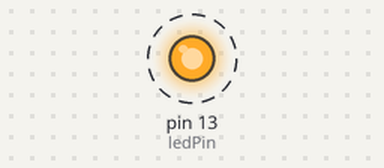
A sketch run on a simulated Arduino Uno, built with avr-gcc and run on an emulated ATmega328P. Shown: output pins drawn as LEDs (lit = HIGH). Dashed ring = blinking. What the sketch prints to the serial monitor is not drawn.

Above: at 0.5 s.
Timing chart, 0 to 4.6 s (numbered marks = the images above):
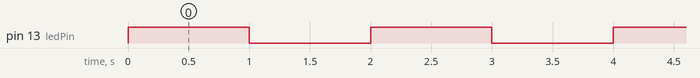

The sketch:

Time.ino
```cpp
#include "Time.h"
#define ledPin 13

timeFormat time;

void setup()
{
  pinMode(ledPin, OUTPUT);
  Serial.begin(9600);      // open the serial port at 9600 bps:
  noInterrupts();           // disable all interrupts
  time.init();
  interrupts();             // enable all interrupts
}

ISR(TIMER1_COMPA_vect)          // timer compare interrupt service routine
{
  time.incrementSecond();
  digitalWrite(ledPin, digitalRead(ledPin) ^ 1);   // toggle LED pin
}

void loop()
{
  unsigned short sec = 0;
  timeFormat userTime(19,29,00);

  time.setTime(userTime);

  while(1)
  {
    noInterrupts();           // disable all interrupts
    time.updateTime();
    interrupts();             // enable all interrupts

    if (sec != time.getSecond())
    {
      time.printTime();
      sec = time.getSecond();
    }
  }
}
```

Time.cpp
```cpp
#include <HardwareSerial.h>
#include<stdio.h>

#include "Time.h"

timeFormat::timeFormat(unsigned short hour, unsigned short min, unsigned short sec)
{
  this->second = sec;
  this->minute = min;
  this->hour = hour;
}

timeFormat::timeFormat()
{
  this->second = 0;
  this->minute = 0;
  this->hour = 0;
}

timeFormat::~timeFormat()
{
  this->second = 0;
  this->minute = 0;
  this->hour = 0;
}

void timeFormat::init()
{
  // initialize timer1
  TCCR1A = 0;
  TCCR1B = 0;
  TCNT1  = 0;

  OCR1A = 62500;            // compare match register 16MHz/256/1Hz
  TCCR1B |= (1 << WGM12);   // CTC mode
  TCCR1B |= (1 << CS12);    // 1024 prescaler
  TIMSK1 |= (1 << OCIE1A);  // enable timer compare interrupt
}

void timeFormat::updateTime()
{
  if (this->second >= 60)
  {
    this->minute++;
    this->second = 0;
  }

  if (this->minute >= 60)
  {
    this->hour++;
    this->minute = 0;
  }

  if (this->hour >= 24)
  {
    this->hour = 0;
  }
}

void timeFormat::setTime(timeFormat inputTime)
{
  this->hour = inputTime.hour;
  this->minute = inputTime.minute;
  this->second = inputTime.second;
}

void timeFormat::printTime()
{
  char buff[9];
  sprintf(buff,"%02d:%02d:%02d\n", this->hour, this->minute, this->second);
  Serial.print(buff);
}

bool timeFormat::compareTime(timeFormat userTime)
{
  if ((userTime.hour == this->hour) && (userTime.minute == this->minute) && (userTime.second == this->second))
    return true;

  return false;
}

unsigned short timeFormat::getSecond()
{
  return this->second;
}

unsigned short timeFormat::getMinute()
{
  return this->minute;
}

unsigned short timeFormat::getHour()
{
  return this->hour;
}

void timeFormat::incrementSecond()
{
  this->second ++;
}
```

Time.h
```cpp
#ifndef _TIME_H
#define _TIME_H

using namespace std;

class timeFormat
{
private:
  unsigned short hour;
  unsigned short minute;
  unsigned short second;
public:
  timeFormat();
  timeFormat(unsigned short, unsigned short, unsigned short);
  ~timeFormat();
  void init();
  void updateTime();
  void setTime(timeFormat);
  void printTime();
  bool compareTime(timeFormat);
  unsigned short getHour();
  unsigned short getMinute();
  unsigned short getSecond();
  void incrementSecond();
};


#endif /* _TIME_H */
```

Measured:
- by itself, pin 13 (ledPin): alternates HIGH for 1.0 s and LOW for 1.0 s
